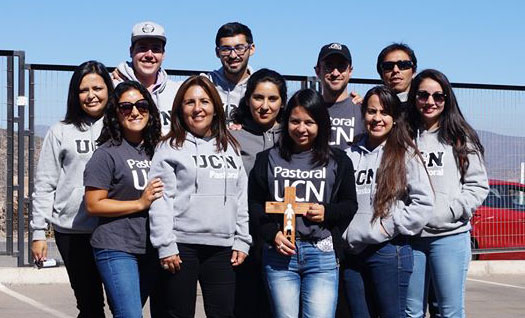
#> input picture piel-ucn.jpeg, 525 x 318 px
$ jupyter execute --allow-errors RedesNeuronales.ipynb   (shell and % lines are left out)
#> lines starting #> are read from the running program, lines starting #| are printed output that depends on the picture; after the words box and inside, x2 and y2 are one past the last pixel; in counts of white or black regions, pixels touching at a corner belong together
# Laboratorio 07: Redes Neuronales Artificiales (I)

Diseñar e implementar una rede neuronal artificial para reconocer piel humana en imágenes fotográficas (segmentación). Para el laboratorio cuenta con una base de datos que contiene un listado de colores RGB donde se indica si ese color es piel o no. Se debe implementar un clasificador utilizando una red neuronal poco profunda y luego aplicarlo a una imagen para poder analizar los resultados obtenidos.

**Objetivos:**
*   Leer un archivo en texto plano y convertirlo a un formato manejable (DataFrame).
*   Analizar la distribución de datos de cada uno de los atributos por medio de gráficos.
*   Analizar la relación entre los atributos de la base de datos y su variable clase.
*   Implementar una red neural.

# Laboratorio 07: Redes Neuronales Artificiales (II)

**Materiales:**

*   Listado de base de datos de prueba: https://archive.ics.uci.edu/ml/datasets.php (UCI - Machine Learning Repository)
   * Skin Segmentation Data Set: https://archive.ics.uci.edu/ml/datasets/Skin+Segmentation

**Se Pide:**

1. Analizar los datos de SKin Segmentación Data Set utilizando el material visto en clases. Como resultados se espera un análisis de datos de acuerdo a los objetivos propuestos.
2. Separar el conjunto de entrenamiento y pruebas.
3. Implementar la red neuronal artificial.
4. Segmentar una imagen destacando en blanco los pixeles que son de piel y en negro los de no piel.

## Skin Segmentation Data Set

### Leer los datos

[cell 1]
import pandas as pd

# Leer los datos
#> (the rest of this cell did not finish here and is left out)

### Distribución de los datos

[cell 2]
# Graficar variables
import matplotlib.patches as mpatches

import collections
import matplotlib.pyplot as plt

#> (the rest of this cell did not finish here and is left out)

#> (a cell that did not finish here is left out)

### Seleccionar datos de entrenamiento y validación

* Convierto los datos a numpy y normalizo las imágenes
* Separo el conjunto de entrenamiento (80%) y validación (20%). Se estratifican los datos para que esten balanceados en número de clases.

[cell 4]
from sklearn.model_selection import StratifiedShuffleSplit
from operator import itemgetter

# Selecciono atributos de entrada (Normalizo la imagen entre 0 y 1)
#> (the rest of this cell did not finish here and is left out)

### Preparar conjunto de entrenamiento y validación

* Para poder configurar los **hiperparámetros** utilizaremos el conjunto de datos separado para el entremamiento.
* El 20% restante se utilizará para estimar la eficiencia del clasificador. Utilizando como métrica la tasa de acierto.

[cell 5]
# Entrenamiento 5-fold para estimar los mejores hiperparámetros de la red

from sklearn.model_selection import StratifiedKFold
from sklearn.neural_network import MLPClassifier

accs_train = []
accs_test = []
losses_train = []
losses_test = []
skf = StratifiedKFold(n_splits=5)
numero = 1
#> (the rest of this cell did not finish here and is left out)

### Visualizar la tasa de acierto por _fold_

#> (a cell that did not finish here is left out)

#### Función de pérdida por iteración

[cell 7]
for i, f in enumerate(losses_train):
    plt.plot(f, label=f'fold {i+1}')

plt.xlabel('Número de $fold$')
plt.ylabel('Loss')
plt.title('Tasa de acierto por $fold$')

plt.legend()

### Validación

* Utilizamos el conjunto de entrenamiento para entrenar el modelo de la red, con los **hiperparámetros** encontrados.
* Utilizamos el modelo entrenado con el conjunto de entrenamiento

[cell 8]
from sklearn.metrics import classification_report

mlp = MLPClassifier(hidden_layer_sizes=(5,), activation='relu', max_iter=50, alpha=1e-4,
                        solver='sgd', batch_size=200, verbose=10, random_state=1,
                        learning_rate='constant', learning_rate_init=.1)

#> (the rest of this cell did not finish here and is left out)

### Visualización sobre imágenes

* Cargar imagen
* Pintar la imagen

[cell 9]
%pylab inline
image = plt.imread('piel-ucn.jpeg')
#> image is the input picture: shape (318, 525, 3); mean R, G, B 116.4, 121.6, 137.5
imgplot = plt.imshow(image)

print(image.shape)
#| (318, 525, 3)

print(image[0:10,0:10,0])
#| [[138 138 138 138 138 138 138 138 138 138]
#|  [138 138 138 138 138 138 138 138 138 138]
#|  [138 138 138 138 138 138 138 138 138 138]
#|  [138 138 138 138 138 138 138 138 139 139]
#|  [139 139 139 139 139 139 139 139 139 139]
#|  [139 139 139 139 139 139 139 139 141 141]
#|  [139 139 139 139 139 139 139 139 141 141]
#|  [139 139 139 139 139 139 139 139 141 141]
#|  [144 144 143 143 143 143 142 142 142 142]
#|  [144 144 144 143 143 143 143 142 142 143]]

# Normalizo la imagen
image = image/255

[cell 10]
import numpy as np

mascara = np.zeros((image.shape[0], image.shape[1]))
for fil in range(image.shape[0]):
  for col in range(image.shape[1]):
    #print('#fil', fil, '#col', col)
    #Obtenmos el color rojo
    r = image[fil, col, 0]
    g = image[fil, col, 1]
    b = image[fil, col, 2]
    #print('( r=', r, ' g=', g, 'b=', b, ')')
    # Predecir si hay piel o  no
    if r > 0.5:
      mascara[fil, col] = 1
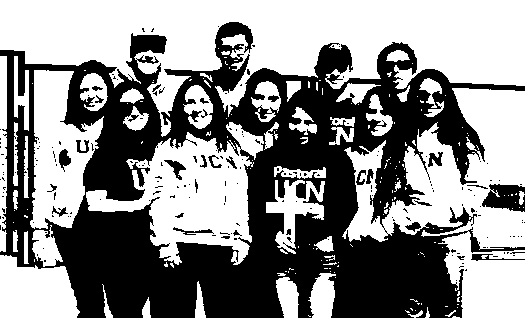
#> mascara: shape (318, 525) float64; values 0 (black) and 1 (white), 55.1% white; 191 black regions (162 under 20 px), largest, box (x1, y1, x2, y2) and area: (0, 22, 525, 318) 71997, (482, 184, 525, 212) 830, (164, 160, 186, 180) 163

print(mascara)
#> (printed output is left out)

plt.imshow(mascara, cmap='gray')
